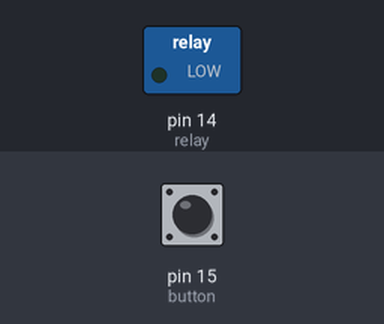
Recording of a program running on a simulated MicroPython board. On the bench: switched loads named in the program (green lamp = pin HIGH). Inputs (shaded band) come from the test bench; at power-on: pin 15 (button) HIGH.

Above: at 1.2 s.
1.3 s: pin 15 (button) pulled LOW for 0.15 s
At 2.5 s:
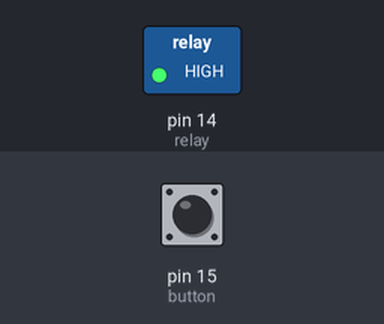
2.9 s: pin 15 (button) pulled LOW for 1 s
At 4.0 s:
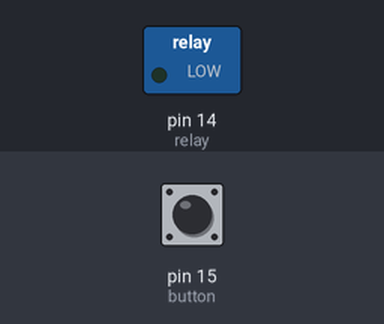
5.4 s: pin 15 (button) pulled LOW for 3.2 s
At 5.9 s:
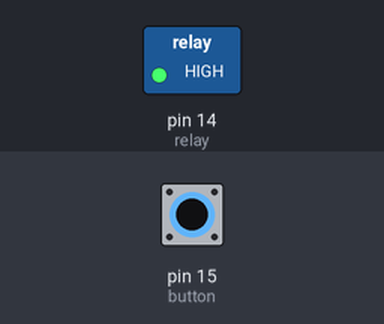
Timing chart, 0 to 8.4 s (numbered marks = the images above; inputs shaded):
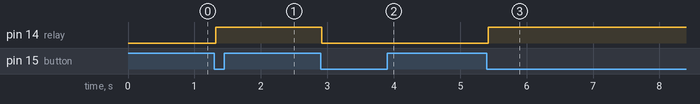

Measured:
- after the input at 1.3 s, pin 14 (relay): LOW → HIGH at once
- after the input at 2.9 s, pin 14 (relay): HIGH → LOW at once
- after the input at 5.4 s, pin 14 (relay): LOW → HIGH at once

The program:

main.py
```python
import time
from machine import Pin

relay = Pin(14, Pin.OUT)
button = Pin(15, Pin.IN, Pin.PULL_UP)

def reverseRelay():
    if relay.value():
        relay.value(0)
    else:
        relay.value(1)

while True:
    if not button.value():
        time.sleep_ms(20)
        if not button.value():
            reverseRelay()
            while not button.value():
                time.sleep_ms(20)
```
